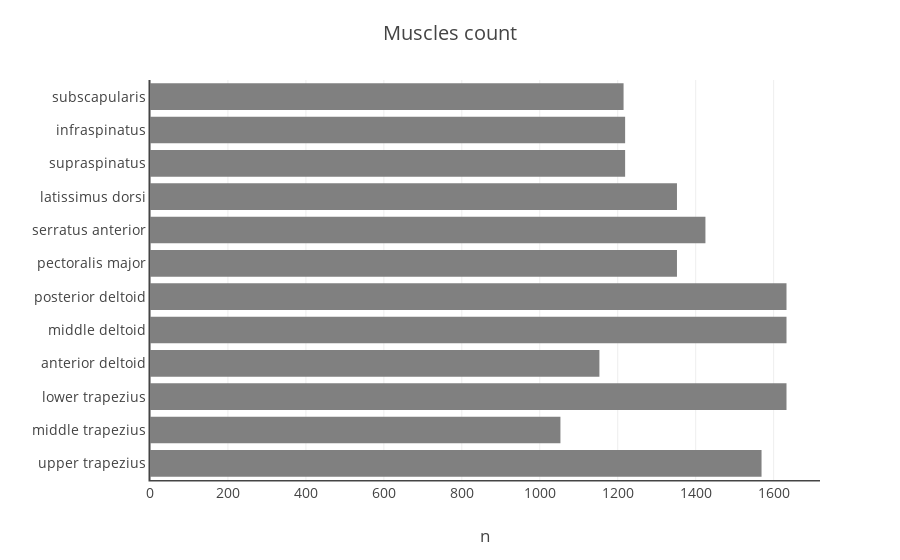

Source (notebook cell):
### Code cell
muscle_count_bar = plot_count_bar(
    df_tidy, 'muscle', ylabel=MUSCLES_NAMES, title='Muscles count', xtitle='n')
py.iplot(muscle_count_bar, filename='mvc/muscle_count_bar')

### Figure 1 — Plotly figure (JSON) as saved in the notebook; plotly's stock layout.template omitted (floating-point values rounded to 4 significant figures)
{"data": [{"marker": {"color": "grey"}, "orientation": "h", "type": "bar", "x": [1569, 1053, 1633, 1153, 1633, 1633, 1352, 1425, 1352, 1219, 1219, 1215], "y": ["upper trapezius", "middle trapezius", "lower trapezius", "anterior deltoid", "middle deltoid", "posterior deltoid", "pectoralis major", "serratus anterior", "latissimus dorsi", "supraspinatus", "infraspinatus", "subscapularis"]}], "layout": {"font": {"size": 14}, "hovermode": "closest", "margin": {"b": 80, "l": 150, "pad": 0, "r": 80, "t": 80}, "title": "Muscles count", "xaxis": {"linewidth": 1.5, "showline": true, "title": "n"}, "yaxis": {"linewidth": 1.5, "nticks": 12, "showline": true, "title": null}}}
